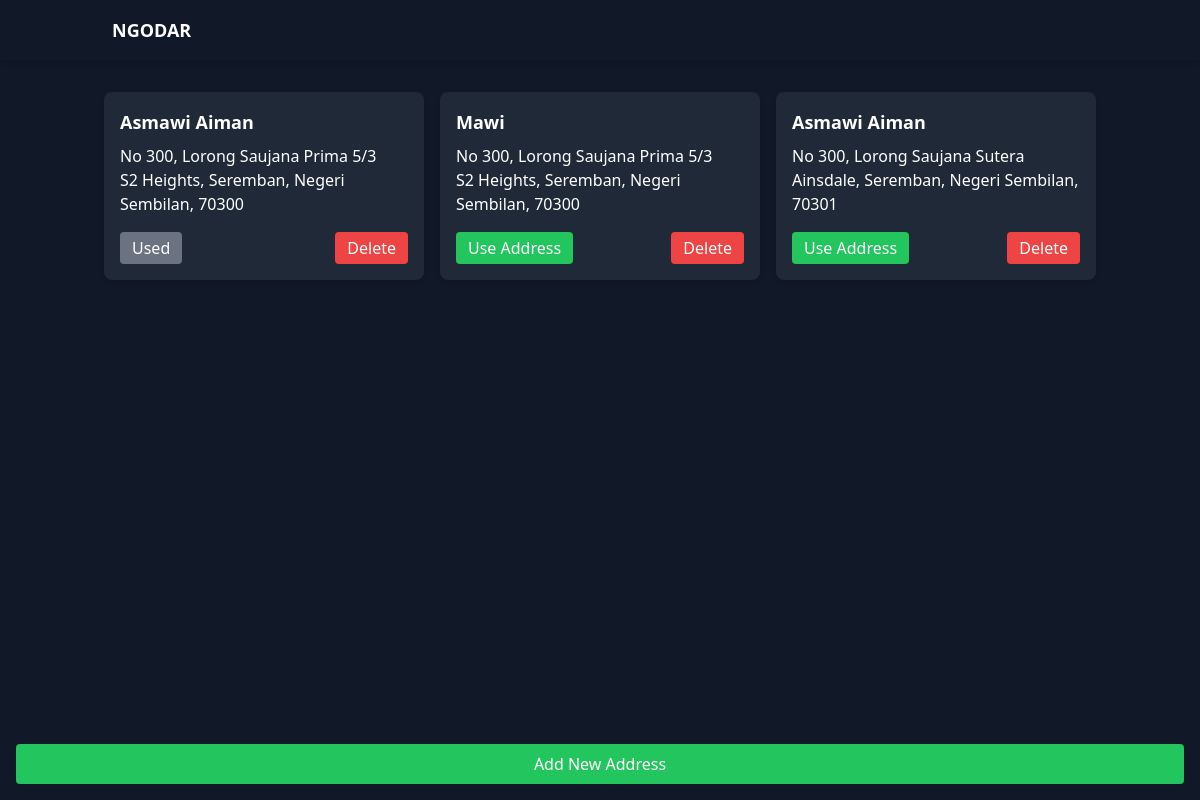
/user-home/location/ (signed in), run on the app's committed database.
### ngodars/models.py (models this page shows, shortened)
class ADDRESS(models.Model):
    addressID = models.AutoField(primary_key=True)
    fullname = models.TextField(default=None)
    statearea = models.TextField(default=None)
    poscode = models.TextField(default=None)
    unit = models.TextField(default=None)
    streetname = models.TextField(default=None)
    userID = models.ForeignKey(USER, on_delete=models.CASCADE, default=None)
    is_used = models.BooleanField(default=False)

### ngodars/views.py (the view)
# urls.py: path('user-home/location/', views.user_location, name='user_location'),
def user_location(request):
    user_id = request.session.get('user_id')
    if not request.session.get('user_type') == 'user':
        request.session.flush()
        messages.error(request, "You do not have permission to view this page. Please login again")
        return redirect('login')
    try:
        user = USER.objects.get(userID=user_id)
        addresses = ADDRESS.objects.filter(userID=user)
        used_address = addresses.filter(is_used=True).first()
        context = {
            'addresses': addresses,
            'used_address_id': used_address.addressID if used_address else None
        }
        if used_address:
            request.session['locations'] = {
                'addressID': used_address.addressID,
                'poscode': used_address.poscode,
                'streetname': used_address.streetname,
                'statearea': used_address.statearea,
                'unit': used_address.unit,
                'fullname': used_address.fullname
            }
        else:
            request.session['locations'] = None
        return render(request, 'user/user_location.html', context)
    except USER.DoesNotExist:
        messages.error(request, "User not found. Please login again")
        return redirect('login')

### ngodars/templates/user/user_location.html (shortened to what this page needs)
{% load static %}
<!DOCTYPE html>
<html lang="en">
<head>
    <script src="https://cdn.tailwindcss.com"></script>
</head>
<body class="bg-gray-900 text-white flex flex-col min-h-screen">
    <header class="sticky top-0 z-50 bg-gray-900 shadow-md">
        <div class="container mx-auto flex justify-between items-center py-4 px-6">
            <div class="flex items-center space-x-10">
                <a href="{% url 'user_home' %}" class="text-lg font-bold uppercase">Ngodar</a>
            </div>
        </div>
    </header>
    <section class="container mx-auto mt-8 px-4 flex-grow">
        {% if addresses %}
            <div class="grid grid-cols-1 md:grid-cols-2 lg:grid-cols-3 gap-4">
                {% for address in addresses %}
                    <div class="bg-gray-800 p-4 rounded-lg shadow-md animate-on-scroll">
                        <h3 class="text-lg font-bold mb-2">{{ address.fullname }}</h3>
                        <p>{{ address.unit }}, {{ address.streetname }}</p>
                        <p>{{ address.statearea }}, {{ address.poscode }}</p>
                        <div class="mt-4 flex justify-between">
                            <form action="{% url 'use_address' address.addressID %}" method="POST" class="inline">
                                <button type="submit"
                                    class="
                                        {% if address.addressID == used_address_id %}
                                            bg-gray-500 cursor-not-allowed
                                        {% else %}
                                            bg-green-500 hover:bg-green-600
                                        {% endif %}
                                        text-white px-3 py-1 rounded"
                                    {% if address.addressID == used_address_id %}disabled{% endif %}
                                >
                                    {% if address.addressID == used_address_id %}
                                        Used
                                    {% else %}
                                        Use Address
                                    {% endif %}
                                </button>
                            </form>
                            <form action="{% url 'delete_address' address.addressID %}" method="POST" class="inline">
                                <button type="submit"
                                    onclick="return confirm('Are you sure you want to delete this address?');"
                                    class="bg-red-500 hover:bg-red-600 text-white px-3 py-1 rounded"
                                >
                                    Delete
                                </button>
                            </form>
                        </div>
                    </div>
                {% endfor %}
            </div>
        {% else %}
            <p class="text-center text-gray-400 animate-on-scroll">No addresses found. Add an address to get started.</p>
        {% endif %}
    </section>
    <div class="sticky bottom-0 left-0 right-0 p-4 bg-gray-900">
        <a href="{% url 'add_address' %}"
           class="block bg-green-500 hover:bg-green-600 text-white text-center py-2 rounded animate-on-scroll"
        >
            Add New Address
        </a>
    </div>
</body>
</html>

### ngodars/templates/user/user_location.html (style rules this page uses)
.animate-on-scroll { opacity: 0; transform: translateY(20px) scale(0.9); }
.animate-visible { animation: popup 0.7s ease-out forwards; }

### data on the page
ADDRESS: fullname "Asmawi Aiman", unit "No 300", streetname "Lorong Saujana Prima 5/3", statearea "S2 Heights, Seremban, Negeri Sembilan", poscode "70300", shows "Used"
ADDRESS: fullname "Mawi", unit "No 300", streetname "Lorong Saujana Prima 5/3", statearea "S2 Heights, Seremban, Negeri Sembilan", poscode "70300", shows "Use Address"
ADDRESS: fullname "Asmawi Aiman", unit "No 300", streetname "Lorong Saujana Sutera", statearea "Ainsdale, Seremban, Negeri Sembilan", poscode "70301", shows "Use Address"
